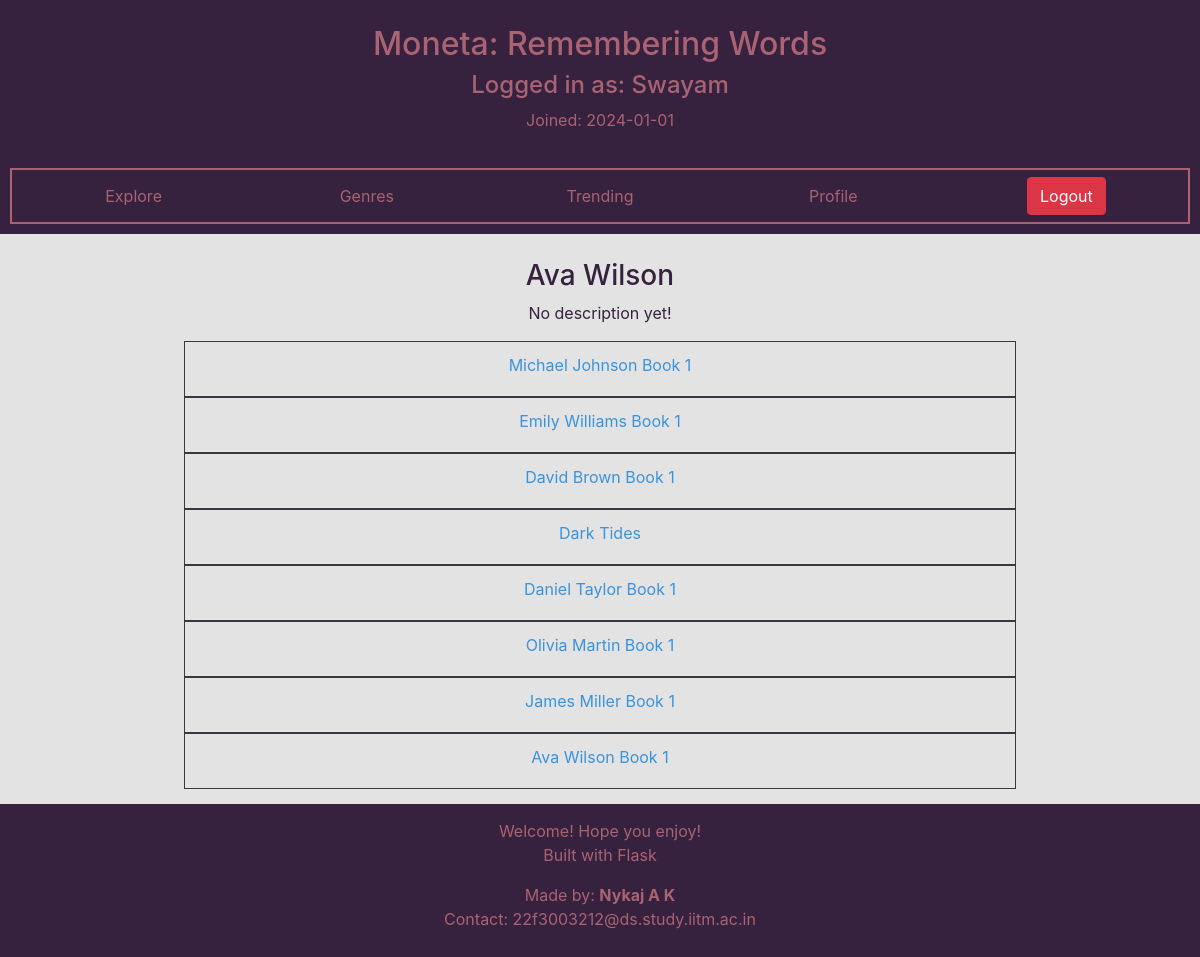
/author/10 (signed in), run on an earlier commit of the app's database.
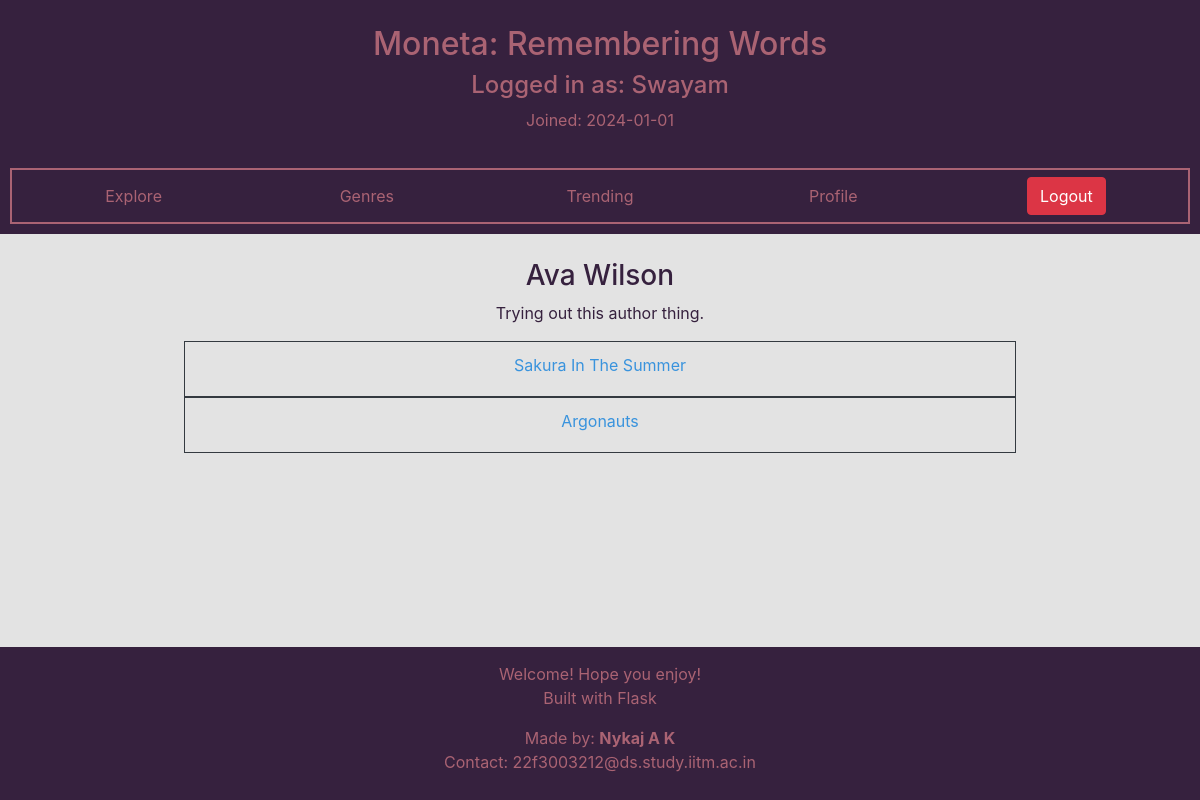
And on a later commit of the database.
### moneta/models.py (models this page shows, shortened)
class Book(db.Model):
    __tablename__ = "book"
    id = db.Column(db.Integer,primary_key = True)
    name = db.Column(db.String(80), unique = True, nullable = False)
    description = db.Column(db.Text)
    ratings = db.relationship('Rating',backref='book',lazy=True)
    comments = db.relationship('Comment',backref = 'book', lazy=True)
    borrowed = db.relationship('Borrow',backref = 'book',lazy=True)
    requested = db.relationship('Requested',backref = 'book',lazy=True)

class Author(db.Model):
    __tablename__ = 'author'
    id = db.Column(db.Integer,primary_key = True)
    name = db.Column(db.String(80), unique = True, nullable = False)
    bio = db.Column(db.Text)
    books = db.relationship('Book',secondary=written,backref = db.backref('authors',lazy='dynamic') )

### moneta/routes.py (the view)
@app.route("/author/<id>")
@normal_user_required
def selected_author(id):
    author = Author.query.filter(id == Author.id).scalar()
    if not author:
        return render_template('user_specific/non_existant.html')
    return render_template('user_specific/author.html',author=author)

### moneta/routes.py (called while the page is built, shortened)
@login_manager.user_loader
def load_user(user_id):
    user = User.query.filter_by(id=user_id).first()
    app.logger.info(f"User {user.username} was loaded!")
    return user

def normal_user_required(fun):
    @wraps(fun)
    def inner(*args,**kwargs):
        if not current_user.is_anonymous and not current_user.is_librarian:
            return fun(*args,**kwargs)
    return inner

### moneta/templates/user_specific/author.html
{% extends "user_specific/dashboard.html" %}
{% block main_body %}
    <div class="container">
        <div class="row">
            <div class="col text-center">
                <h3 class="help-text">{{ author.name }}</h3>
                {% if author.bio %}
                    <p class="help-text">{{ author.bio }}</p>
                {% else %}
                    <p class="help-text">No description yet!</p>
                {% endif %}
            </div>
        </div>
        <div class="row">
            <div class="col text-center">
                {% for book in author.books %}
                        <div class="mx-auto text-center border border-dark p-1" style="width:75%">
                            <h5><a href="{{ url_for('selected_book',id = book.id) }}" class="btn link-text">{{ book.name }}</a></h5>
                        </div>
                {% endfor %}
            </div>
        </div>
    </div>
{% endblock %}

What changed in the data, as far as the page shows it:
removed Book: name "Michael Johnson Book 1"
removed Book: name "Emily Williams Book 1"
removed Book: name "David Brown Book 1"
no longer on this page (row unchanged): Book: name "Dark Tides"
removed Book: name "Olivia Martin Book 1"
removed Book: name "James Miller Book 1"
changed Author "Ava Wilson": bio (not shown) → "Trying out this author thing."
changed Book: name "Daniel Taylor Book 1" → "Sakura In The Summer"
changed Book: name "Ava Wilson Book 1" → "Argonauts"
Also different on the page:
text no longer shown: "No description yet!"
